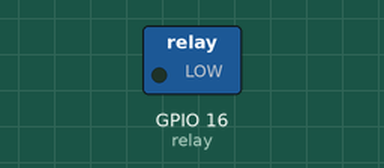
A sketch run on a simulated ESP32. Shown: switched loads named in the sketch (green lamp = pin HIGH). Dashed ring = blinking. What the sketch prints to the serial monitor is not drawn.

Above: at 0.2 s.
Timing chart, 0 to 3.0 s (numbered marks = the images above):
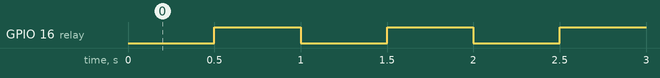

Measured:
- by itself, GPIO 16 (relay): alternates HIGH for 0.50 s and LOW for 0.50 s

The sketch:

relay_example.ino
```cpp
const int relay = 16;

void setup() {
  Serial.begin(115200);
  pinMode(relay, OUTPUT);
}

void loop() {
  // Normally Open configuration, send LOW signal to let current flow
  // (if you're usong Normally Closed configuration send HIGH signal)
  digitalWrite(relay, LOW);
  Serial.println("Current Flowing");
  delay(500);

  // Normally Open configuration, send HIGH signal stop current flow
  // (if you're usong Normally Closed configuration send LOW signal)
  digitalWrite(relay, HIGH);
  Serial.println("Current not Flowing");
  delay(500);
}
```
